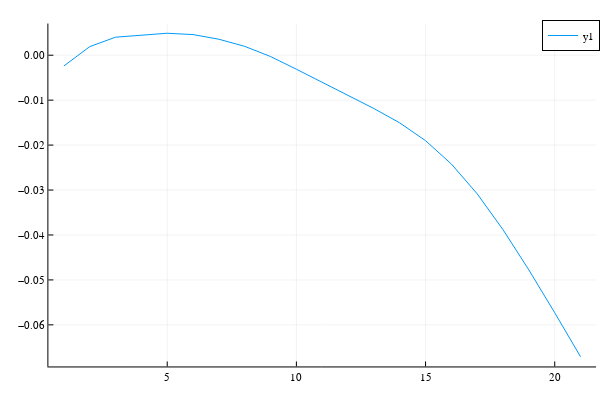

Notebook source saved alongside this figure:
### Code cell
plot(@. ((σₐArr+σOUPd+σOUPu)-(σEXTu+σEXTd))/(σEXTu+σEXTd))

### Figure 1 — Plotly figure (JSON) as saved in the notebook; plotly's stock layout.template omitted (floating-point values rounded to 4 significant figures)
{"data": [{"colorbar": {"len": 0.9525, "title": {"text": ""}, "x": 0.9934, "y": 0.5139}, "legendgroup": "y1", "line": {"color": "rgba(0, 154, 250, 1.000)", "dash": "solid", "shape": "linear", "width": 1}, "mode": "lines", "name": "y1", "showlegend": true, "type": "scatter", "x": [1, 2, 3, 4, 5, 6, 7, 8, 9, 10, 11, 12, 13, 14, 15, 16, 17, 18, 19, 20, 21], "xaxis": "x", "y": [-0.002389, 0.001905, 0.004013, 0.004441, 0.004888, 0.004592, 0.003558, 0.001969, -0.0002903, -0.003114, -0.006084, -0.008973, -0.01186, -0.01505, -0.01901, -0.02422, -0.03085, -0.03884, -0.04779, -0.05731, -0.0671], "yaxis": "y"}], "layout": {"annotations": [], "height": 400, "legend": {"bgcolor": "rgba(255, 255, 255, 1.000)", "bordercolor": "rgba(0, 0, 0, 1)", "borderwidth": 1, "font": {"color": "rgba(0, 0, 0, 1)", "family": "sans-serif", "size": 11}, "title": {"font": {"color": "rgba(0, 0, 0, 1)", "family": "sans-serif", "size": 15}, "text": ""}, "tracegroupgap": 0, "traceorder": "normal", "x": 1, "xanchor": "auto", "y": 1, "yanchor": "auto"}, "margin": {"b": 20, "l": 0, "r": 0, "t": 20}, "paper_bgcolor": "rgba(255, 255, 255, 1.000)", "plot_bgcolor": "rgba(255, 255, 255, 1.000)", "showlegend": true, "width": 600, "xaxis": {"anchor": "y", "domain": [0.08064, 0.9934], "gridcolor": "rgba(0, 0, 0, 0.1)", "gridwidth": 0.5, "linecolor": "rgba(0, 0, 0, 1)", "mirror": false, "range": [0.4, 21.6], "showgrid": true, "showline": true, "showticklabels": true, "tickangle": 0, "tickcolor": "rgb(0, 0, 0)", "tickfont": {"color": "rgba(0, 0, 0, 1)", "family": "sans-serif", "size": 11}, "tickmode": "array", "ticks": "inside", "ticktext": ["5", "10", "15", "20"], "tickvals": [5, 10, 15, 20], "title": {"font": {"color": "rgba(0, 0, 0, 1)", "family": "sans-serif", "size": 15}, "text": ""}, "type": "linear", "visible": true, "zeroline": false, "zerolinecolor": "rgba(0, 0, 0, 1)"}, "yaxis": {"anchor": "x", "domain": [0.03762, 0.9902], "gridcolor": "rgba(0, 0, 0, 0.1)", "gridwidth": 0.5, "linecolor": "rgba(0, 0, 0, 1)", "mirror": false, "range": [-0.06926, 0.007048], "showgrid": true, "showline": true, "showticklabels": true, "tickangle": 0, "tickcolor": "rgb(0, 0, 0)", "tickfont": {"color": "rgba(0, 0, 0, 1)", "family": "sans-serif", "size": 11}, "tickmode": "array", "ticks": "inside", "ticktext": ["−0.06", "−0.05", "−0.04", "−0.03", "−0.02", "−0.01", "0.00"], "tickvals": [-0.06, -0.05, -0.04, -0.03, -0.02, -0.01, 0], "title": {"font": {"color": "rgba(0, 0, 0, 1)", "family": "sans-serif", "size": 15}, "text": ""}, "type": "linear", "visible": true, "zeroline": false, "zerolinecolor": "rgba(0, 0, 0, 1)"}}}
